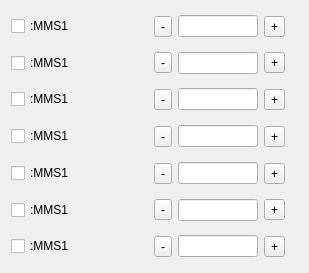
           <widget class="QWidget" name="scrollAreaWidgetContents">
            <property name="geometry">
             <rect>
              <x>0</x>
              <y>0</y>
              <width>309</width>
              <height>273</height>
             </rect>
            </property>
            <layout class="QGridLayout" name="gridLayout_3">
             <item row="0" column="0">
              <layout class="QVBoxLayout" name="verticalLayout_3">
               <item>
                <layout class="QHBoxLayout" name="horizontalLayout_6">
                 <item>
                  <widget class="QCheckBox" name="cB_onmot_1">
                   <property name="text">
                    <string>:MMS1</string>
                   </property>
                  </widget>
                 </item>
                 <item>
                  <spacer name="horizontalSpacer_10">
                   <property name="orientation">
                    <enum>Qt::Horizontal</enum>
                   </property>
                   <property name="sizeHint" stdset="0">
                    <size>
                     <width>13</width>
                     <height>17</height>
                    </size>
                   </property>
                  </spacer>
                 </item>
                 <item>
                  <layout class="QHBoxLayout" name="horizontalLayout_21">
                   <item>
                    <widget class="QLabel" name="lb_limM_1">
                     <property name="text">
                      <string/>
                     </property>
                     <property name="pixmap">
                      <pixmap>../../../../../home/justing/.designer/mviewer2.0/ui/led-red-16x16.png</pixmap>
                     </property>
                    </widget>
                   </item>
                   <item>
                    <widget class="QToolButton" name="tB_mminus_1">
                     <property name="text">
                      <string>-</string>
                     </property>
                    </widget>
                   </item>
                   <item>
                    <widget class="QLineEdit" name="lE_mr_1">
                     <property name="minimumSize">
                      <size>
                       <width>80</width>
                       <height>0</height>
                      </size>
                     </property>
                     <property name="maximumSize">
                      <size>
                       <width>80</width>
                       <height>16777215</height>
                      </size>
                     </property>
                    </widget>
                   </item>
                   <item>
                    <widget class="QToolButton" name="tB_mplus_1">
                     <property name="text">
                      <string>+</string>
                     </property>
                    </widget>
                   </item>
                   <item>
                    <widget class="QLabel" name="lb_limP_1">
                     <property name="text">
                      <string/>
                     </property>
                     <property name="pixmap">
                      <pixmap>../../../../../home/justing/.designer/mviewer2.0/ui/led-red-16x16.png</pixmap>
                     </property>
                    </widget>
                   </item>
                  </layout>
                 </item>
                </layout>
               </item>
               <item>
                <layout class="QHBoxLayout" name="horizontalLayout_11">
                 <item>
                  <widget class="QCheckBox" name="cB_onmot_2">
                   <property name="text">
                    <string>:MMS1</string>
                   </property>
                  </widget>
                 </item>
                 <item>
                  <spacer name="horizontalSpacer_11">
                   <property name="orientation">
                    <enum>Qt::Horizontal</enum>
                   </property>
                   <property name="sizeHint" stdset="0">
                    <size>
                     <width>13</width>
                     <height>17</height>
                    </size>
                   </property>
                  </spacer>
                 </item>
                 <item>
                  <layout class="QHBoxLayout" name="horizontalLayout_22">
                   <item>
                    <widget class="QLabel" name="lb_limM_2">
                     <property name="text">
                      <string/>
                     </property>
                     <property name="pixmap">
                      <pixmap>../../../../../home/justing/.designer/mviewer2.0/ui/led-red-16x16.png</pixmap>
                     </property>
                    </widget>
                   </item>
                   <item>
                    <widget class="QToolButton" name="tB_mminus_2">
                     <property name="text">
                      <string>-</string>
                     </property>
                    </widget>
                   </item>
                   <item>
                    <widget class="QLineEdit" name="lE_mr_2">
                     <property name="minimumSize">
                      <size>
                       <width>80</width>
                       <height>0</height>
                      </size>
                     </property>
                     <property name="maximumSize">
                      <size>
                       <width>80</width>
                       <height>16777215</height>
                      </size>
                     </property>
                    </widget>
                   </item>
                   <item>
                    <widget class="QToolButton" name="tB_mplus_2">
                     <property name="text">
                      <string>+</string>
                     </property>
                    </widget>
                   </item>
                   <item>
                    <widget class="QLabel" name="lb_limP_2">
                     <property name="text">
                      <string/>
                     </property>
                     <property name="pixmap">
                      <pixmap>../../../../../home/justing/.designer/mviewer2.0/ui/led-red-16x16.png</pixmap>
                     </property>
                    </widget>
                   </item>
                  </layout>
                 </item>
                </layout>
               </item>
               <item>
                <layout class="QHBoxLayout" name="horizontalLayout_12">
                 <item>
                  <widget class="QCheckBox" name="cB_onmot_3">
                   <property name="text">
                    <string>:MMS1</string>
                   </property>
                  </widget>
                 </item>
                 <item>
                  <spacer name="horizontalSpacer_12">
                   <property name="orientation">
                    <enum>Qt::Horizontal</enum>
                   </property>
                   <property name="sizeHint" stdset="0">
                    <size>
                     <width>13</width>
                     <height>17</height>
                    </size>
                   </property>
                  </spacer>
                 </item>
                 <item>
                  <layout class="QHBoxLayout" name="horizontalLayout_23">
                   <item>
                    <widget class="QLabel" name="lb_limM_3">
                     <property name="text">
                      <string/>
                     </property>
                     <property name="pixmap">
                      <pixmap>../../../../../home/justing/.designer/mviewer2.0/ui/led-red-16x16.png</pixmap>
                     </property>
                    </widget>
                   </item>
                   <item>
                    <widget class="QToolButton" name="tB_mminus_3">
                     <property name="text">
                      <string>-</string>
                     </property>
                    </widget>
                   </item>
                   <item>
                    <widget class="QLineEdit" name="lE_mr_3">
                     <property name="minimumSize">
                      <size>
                       <width>80</width>
                       <height>0</height>
                      </size>
                     </property>
                     <property name="maximumSize">
                      <size>
                       <width>80</width>
                       <height>16777215</height>
                      </size>
                     </property>
                    </widget>
                   </item>
                   <item>
                    <widget class="QToolButton" name="tB_mplus_3">
                     <property name="text">
                      <string>+</string>
                     </property>
                    </widget>
                   </item>
                   <item>
                    <widget class="QLabel" name="lb_limP_3">
                     <property name="text">
                      <string/>
                     </property>
                     <property name="pixmap">
                      <pixmap>../../../../../home/justing/.designer/mviewer2.0/ui/led-red-16x16.png</pixmap>
                     </property>
                    </widget>
                   </item>
                  </layout>
                 </item>
                </layout>
               </item>
               <item>
                <layout class="QHBoxLayout" name="horizontalLayout_14">
                 <item>
                  <widget class="QCheckBox" name="cB_onmot_4">
                   <property name="text">
                    <string>:MMS1</string>
                   </property>
                  </widget>
                 </item>
                 <item>
                  <spacer name="horizontalSpacer_13">
                   <property name="orientation">
                    <enum>Qt::Horizontal</enum>
                   </property>
                   <property name="sizeHint" stdset="0">
                    <size>
                     <width>13</width>
                     <height>17</height>
                    </size>
                   </property>
                  </spacer>
                 </item>
                 <item>
                  <layout class="QHBoxLayout" name="horizontalLayout_24">
                   <item>
                    <widget class="QLabel" name="lb_limM_4">
                     <property name="text">
                      <string/>
                     </property>
                     <property name="pixmap">
                      <pixmap>../../../../../home/justing/.designer/mviewer2.0/ui/led-red-16x16.png</pixmap>
                     </property>
                    </widget>
                   </item>
                   <item>
                    <widget class="QToolButton" name="tB_mminus_4">
                     <property name="text">
                      <string>-</string>
                     </property>
                    </widget>
                   </item>
                   <item>
                    <widget class="QLineEdit" name="lE_mr_4">
                     <property name="minimumSize">
                      <size>
                       <width>80</width>
                       <height>0</height>
                      </size>
                     </property>
                     <property name="maximumSize">
                      <size>
                       <width>80</width>
                       <height>16777215</height>
                      </size>
                     </property>
                    </widget>
                   </item>
                   <item>
                    <widget class="QToolButton" name="tB_mplus_4">
                     <property name="text">
                      <string>+</string>
                     </property>
                    </widget>
                   </item>
                   <item>
                    <widget class="QLabel" name="lb_limP_4">
                     <property name="text">
                      <string/>
                     </property>
                     <property name="pixmap">
                      <pixmap>../../../../../home/justing/.designer/mviewer2.0/ui/led-red-16x16.png</pixmap>
                     </property>
                    </widget>
                   </item>
                  </layout>
                 </item>
                </layout>
               </item>
               <item>
                <layout class="QHBoxLayout" name="horizontalLayout_15">
                 <item>
                  <widget class="QCheckBox" name="cB_onmot_5">
                   <property name="text">
                    <string>:MMS1</string>
                   </property>
                  </widget>
                 </item>
                 <item>
                  <spacer name="horizontalSpacer_14">
                   <property name="orientation">
                    <enum>Qt::Horizontal</enum>
                   </property>
                   <property name="sizeHint" stdset="0">
                    <size>
                     <width>13</width>
                     <height>17</height>
                    </size>
                   </property>
                  </spacer>
                 </item>
                 <item>
                  <layout class="QHBoxLayout" name="horizontalLayout_25">
                   <item>
                    <widget class="QLabel" name="lb_limM_5">
                     <property name="text">
                      <string/>
                     </property>
                     <property name="pixmap">
                      <pixmap>../../../../../home/justing/.designer/mviewer2.0/ui/led-red-16x16.png</pixmap>
                     </property>
                    </widget>
                   </item>
                   <item>
                    <widget class="QToolButton" name="tB_mminus_5">
                     <property name="text">
                      <string>-</string>
                     </property>
                    </widget>
                   </item>
                   <item>
                    <widget class="QLineEdit" name="lE_mr_5">
                     <property name="minimumSize">
                      <size>
                       <width>80</width>
                       <height>0</height>
                      </size>
                     </property>
                     <property name="maximumSize">
                      <size>
                       <width>80</width>
                       <height>16777215</height>
                      </size>
                     </property>
                    </widget>
                   </item>
                   <item>
                    <widget class="QToolButton" name="tB_mplus_5">
                     <property name="text">
                      <string>+</string>
                     </property>
                    </widget>
                   </item>
                   <item>
                    <widget class="QLabel" name="lb_limP_5">
                     <property name="text">
                      <string/>
                     </property>
                     <property name="pixmap">
                      <pixmap>../../../../../home/justing/.designer/mviewer2.0/ui/led-red-16x16.png</pixmap>
                     </property>
                    </widget>
                   </item>
                  </layout>
                 </item>
                </layout>
               </item>
               <item>
                <layout class="QHBoxLayout" name="horizontalLayout_17">
                 <item>
                  <widget class="QCheckBox" name="cB_onmot_6">
                   <property name="text">
                    <string>:MMS1</string>
                   </property>
                  </widget>
                 </item>
                 <item>
                  <spacer name="horizontalSpacer_15">
                   <property name="orientation">
                    <enum>Qt::Horizontal</enum>
                   </property>
                   <property name="sizeHint" stdset="0">
                    <size>
                     <width>13</width>
                     <height>17</height>
                    </size>
                   </property>
                  </spacer>
                 </item>
                 <item>
                  <layout class="QHBoxLayout" name="horizontalLayout_26">
                   <item>
                    <widget class="QLabel" name="lb_limM_6">
                     <property name="text">
                      <string/>
                     </property>
                     <property name="pixmap">
                      <pixmap>../../../../../home/justing/.designer/mviewer2.0/ui/led-red-16x16.png</pixmap>
                     </property>
                    </widget>
                   </item>
                   <item>
                    <widget class="QToolButton" name="tB_mminus_6">
                     <property name="text">
                      <string>-</string>
                     </property>
                    </widget>
                   </item>
                   <item>
                    <widget class="QLineEdit" name="lE_mr_6">
                     <property name="minimumSize">
                      <size>
                       <width>80</width>
                       <height>0</height>
                      </size>
                     </property>
                     <property name="maximumSize">
                      <size>
                       <width>80</width>
                       <height>16777215</height>
                      </size>
                     </property>
                    </widget>
                   </item>
                   <item>
                    <widget class="QToolButton" name="tB_mplus_6">
                     <property name="text">
                      <string>+</string>
                     </property>
                    </widget>
                   </item>
                   <item>
                    <widget class="QLabel" name="lb_limP_6">
                     <property name="text">
                      <string/>
                     </property>
                     <property name="pixmap">
                      <pixmap>../../../../../home/justing/.designer/mviewer2.0/ui/led-red-16x16.png</pixmap>
                     </property>
                    </widget>
                   </item>
                  </layout>
                 </item>
                </layout>
               </item>
               <item>
                <layout class="QHBoxLayout" name="horizontalLayout_18">
                 <item>
                  <widget class="QCheckBox" name="cB_onmot_7">
                   <property name="text">
                    <string>:MMS1</string>
                   </property>
                  </widget>
                 </item>
                 <item>
                  <spacer name="horizontalSpacer_16">
                   <property name="orientation">
                    <enum>Qt::Horizontal</enum>
                   </property>
                   <property name="sizeHint" stdset="0">
                    <size>
                     <width>13</width>
                     <height>17</height>
                    </size>
                   </property>
                  </spacer>
                 </item>
                 <item>
                  <layout class="QHBoxLayout" name="horizontalLayout_27">
                   <item>
                    <widget class="QLabel" name="lb_limM_7">
                     <property name="text">
                      <string/>
                     </property>
                     <property name="pixmap">
                      <pixmap>../../../../../home/justing/.designer/mviewer2.0/ui/led-red-16x16.png</pixmap>
                     </property>
                    </widget>
                   </item>
                   <item>
                    <widget class="QToolButton" name="tB_mminus_7">
                     <property name="text">
                      <string>-</string>
                     </property>
                    </widget>
                   </item>
                   <item>
                    <widget class="QLineEdit" name="lE_mr_7">
                     <property name="minimumSize">
                      <size>
                       <width>80</width>
                       <height>0</height>
                      </size>
                     </property>
                     <property name="maximumSize">
                      <size>
                       <width>80</width>
                       <height>16777215</height>
                      </size>
                     </property>
                    </widget>
                   </item>
                   <item>
                    <widget class="QToolButton" name="tB_mplus_7">
                     <property name="text">
                      <string>+</string>
                     </property>
                    </widget>
                   </item>
                   <item>
                    <widget class="QLabel" name="lb_limP_7">
                     <property name="text">
                      <string/>
                     </property>
                     <property name="pixmap">
                      <pixmap>../../../../../home/justing/.designer/mviewer2.0/ui/led-red-16x16.png</pixmap>
                     </property>
                    </widget>
                   </item>
                  </layout>
                 </item>
                </layout>
               </item>
              </layout>
             </item>
            </layout>
           </widget>
